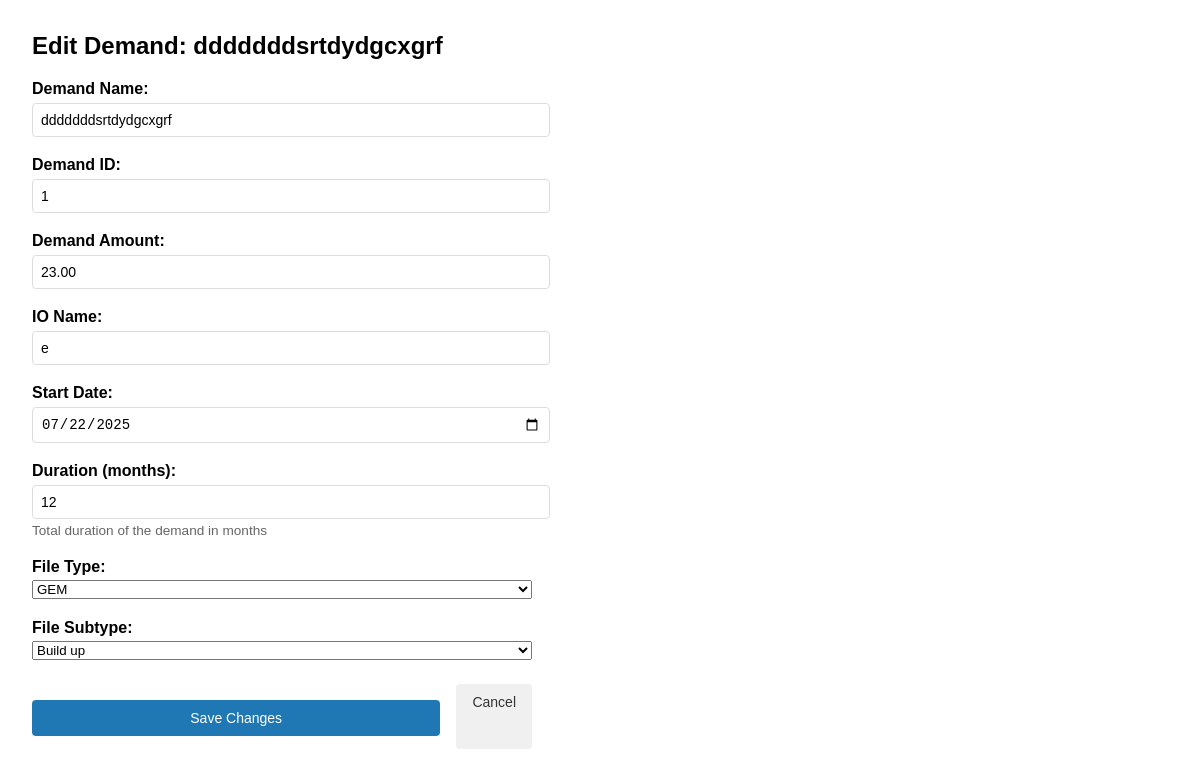
Screenshot of /edit/44/ with the database file from the repository.
### trackerapp/models.py (models this page shows, shortened)
class Demand(models.Model):
    name = models.CharField(max_length=200)
    created_at = models.DateTimeField(auto_now_add=True)
    demand_ID = models.CharField(max_length=100, null=True, blank=True)
    file_type = models.CharField(max_length=100, null=True, blank=True)
    file_subtype = models.CharField(max_length=100, null=True, blank=True)
    file_detail = models.CharField(max_length=100, null=True, blank=True)
    demand_amount = models.DecimalField(max_digits=15, decimal_places=2, null=True, blank=True)
    io_name = models.CharField(max_length=200, null=True, blank=True)
    start_date = models.DateField(null=True, blank=True)
    duration_months = models.IntegerField(null=True, blank=True)
    weekly_start_date = models.DateField(null=True, blank=True)
    weekly_end_date = models.DateField(null=True, blank=True)
    selected_stages = models.JSONField(default=list, blank=True)  # Store list of selected stage names

### trackerapp/views.py (the view)
# urls.py: path('edit/<int:demand_id>/', views.edit_demand, name='edit_demand'),
def edit_demand(request, demand_id):
    demand = get_object_or_404(Demand, id=demand_id)
    if request.method == 'POST':
        form = DemandForm(request.POST, instance=demand)
        if form.is_valid():
            demand = form.save()
            start_date = form.cleaned_data['start_date']
            duration_months = form.cleaned_data['duration_months']
            if start_date and duration_months:
                end_date = start_date.replace(
                    year=start_date.year + ((start_date.month - 1 + duration_months) // 12),
                    month=((start_date.month - 1 + duration_months) % 12) + 1
                )
                mini_bar = demand.stages.filter(stage='mini_progress').first()
                if mini_bar:
                    mini_bar.start_date = start_date
                    mini_bar.end_date = end_date
                    mini_bar.save()
                else:
                    DemandStagePeriod.objects.create(
                        demand=demand,
                        stage='mini_progress',  # Using custom mini_progress stage
                        start_date=start_date,
                        end_date=end_date
                    )
            messages.success(request, 'Demand updated successfully.')
            return redirect('demand_list')
    else:
        form = DemandForm(instance=demand)
    return render(request, 'trackerapp/edit_demand.html', {
        'form': form,
        'demand': demand
    })

### trackerapp/templates/trackerapp/edit_demand.html (shortened to what this page needs)
<!DOCTYPE html>
<html lang="en">
<head>
</head>
<body>
  <h2>Edit Demand: {{ demand.name }}</h2>
  <form method="post">
    <div class="form-group">
      <label for="id_name">Demand Name:</label>
      <input type="text" name="name" value="{{ form.name.value|default:'' }}" id="id_name" required>
    </div>
    <div class="form-group">
      <label for="id_demand_ID">Demand ID:</label>
      <input type="text" name="demand_ID" value="{{ form.demand_ID.value|default:'' }}" id="id_demand_ID" required>
    </div>
    <div class="form-group">
      <label for="id_demand_amount">Demand Amount:</label>
      <input type="number" step="0.01" name="demand_amount" value="{{ form.demand_amount.value|default:'' }}" id="id_demand_amount" required>
    </div>
    <div class="form-group">
      <label for="id_io_name">IO Name:</label>
      <input type="text" name="io_name" value="{{ form.io_name.value|default:'' }}" id="id_io_name" required>
    </div>
    <div class="form-group">
      <label for="id_start_date">Start Date:</label>
      <input type="date" name="start_date" value="{{ form.start_date.value|date:'Y-m-d' }}" id="id_start_date">
    </div>
    <div class="form-group">
      <label for="id_duration_months">Duration (months):</label>
      <input type="number" name="duration_months" value="{{ form.duration_months.value|default:'' }}" id="id_duration_months" min="1">
      {% if form.duration_months.help_text %}
        <p class="help-text">{{ form.duration_months.help_text }}</p>
      {% endif %}
    </div>
    <div class="form-group" id="file_type_container">
      <label for="id_file_type">File Type:</label>
      {{ form.file_type }}
    </div>
    <div class="form-group" id="subtype_container">
      <label for="id_file_subtype">File Subtype:</label>
      {{ form.file_subtype }}
    </div>
    <div class="form-actions">
      <input type="submit" value="Save Changes" />
      <a href="{% url 'demand_list' %}" class="btn-cancel">Cancel</a>
    </div>
  </form>
</body>
</html>

### trackerapp/templates/trackerapp/edit_demand.html (style rules this page uses)
body { font-family: Arial, sans-serif; margin: 2rem; }
form { max-width: 500px; }
label, input { display: block; width: 100%; margin-bottom: 0.8rem; }
input[type="text"], input[type="date"], input[type="number"] { padding: 8px; font-size: 14px; border: 1px solid #ddd; border-radius: 4px; }
input[type="submit"] { background-color: #1f78b4; color: white; padding: 10px 16px; border: none; cursor: pointer; font-size: 14px; border-radius: 4px; margin-top: 1rem; }
.form-actions { margin-top: 1.5rem; display: flex; gap: 1rem; }
.btn-cancel { display: inline-block; padding: 10px 16px; background-color: #f0f0f0; color: #333; text-decoration: none; border-radius: 4px; font-size: 14px; }
.form-group { margin-bottom: 1.2rem; }
.form-group label { font-weight: bold; margin-bottom: 0.3rem; }
.help-text { font-size: 0.85rem; color: #666; margin-top: -0.5rem; margin-bottom: 0.5rem; }

### rows the page displays
Demand: name "dddddddsrtdydgcxgrf", demand_amount "23.00", start_date "07/22/2025", file_type "GEM", file_subtype "Build up"
